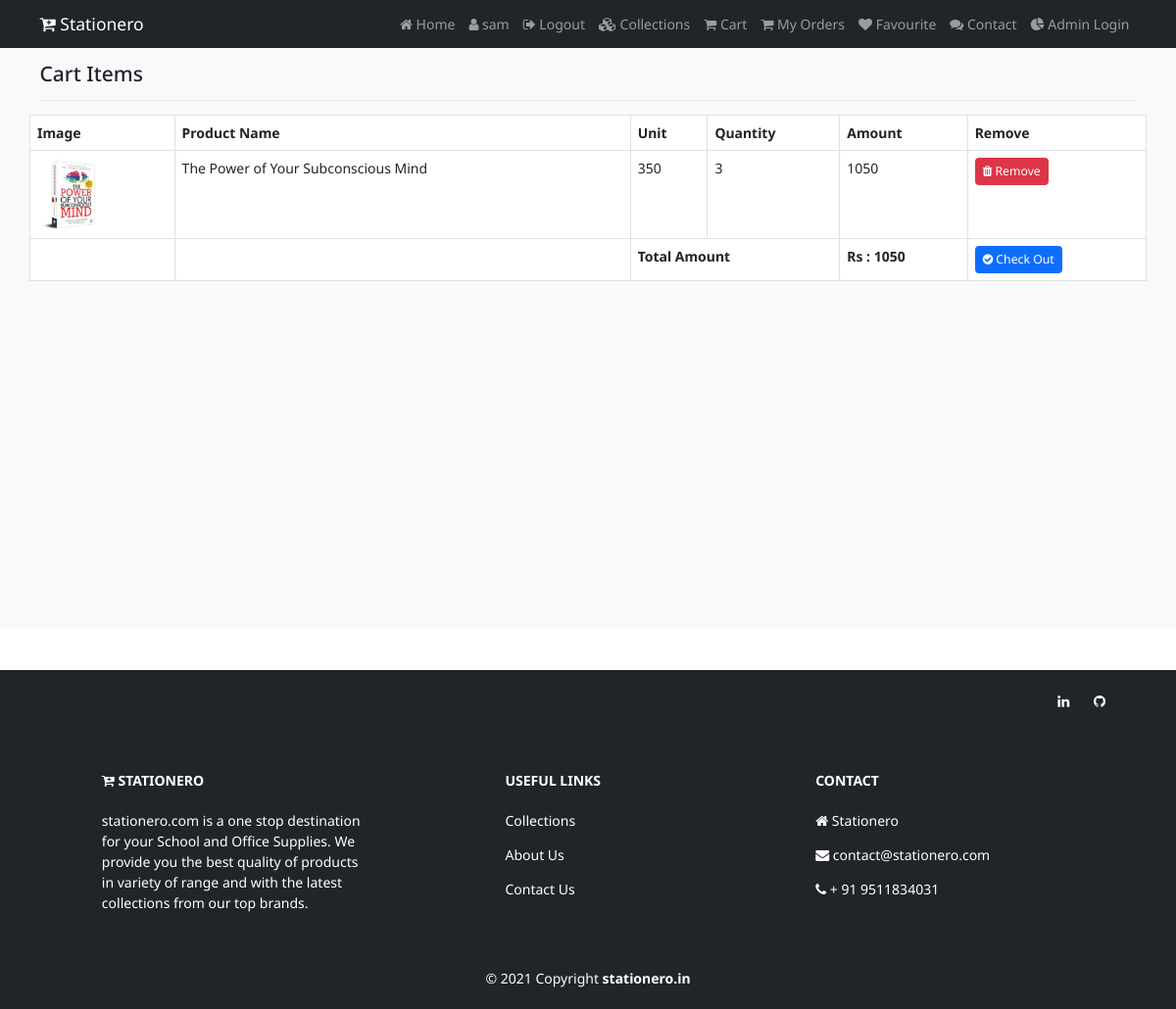
Screenshot of /cart (signed in) with the database file from the repository.
### shop/models.py (models this page shows, shortened)
class Cart(models.Model):
    user=models.ForeignKey(User,on_delete=models.CASCADE)
    product=models.ForeignKey(Product,on_delete=models.CASCADE)
    product_qty=models.IntegerField(null=False,blank=False)
    created_at=models.DateTimeField(auto_now_add=True)
    @property
    def total_cost(self):
        return self.product_qty*self.product.selling_price

class Product(models.Model):
    category=models.ForeignKey(Catagory,on_delete=models.CASCADE)
    name=models.CharField(max_length=150,null=False,blank=False)
    vendor=models.CharField(max_length=150,null=False,blank=False)
    product_image=models.ImageField(upload_to=getFileName,null=True,blank=True)
    quantity=models.IntegerField(null=False,blank=False)
    original_price=models.FloatField(null=False,blank=False)
    selling_price=models.FloatField(null=False,blank=False)
    description=models.TextField(max_length=500,null=False,blank=False)
    status=models.BooleanField(default=False,help_text="0-show,1-Hidden")
    trending=models.BooleanField(default=False,help_text="0-default,1-Trending")
    created_at=models.DateTimeField(auto_now_add=True)

### shop/views.py (the view)
# urls.py: path('cart',views.cart_page, name="cart"),
def cart_page(request):
    if request.user.is_authenticated:
        cart=Cart.objects.filter(user=request.user)
        return render(request, "shop/cart.html",{"cart":cart})
    else:
        return redirect("/")

### shop/templates/shop/cart.html (shortened to what this page needs)
{% extends 'shop/layouts/main.html' %}
{% block content %}
  <section class="bg-light py-4 my-5" style="min-height:600px;">
    <div class="container">
      <div class="row">
        <div class="col-12">
          <h4 class="mb-3">Cart  Items</h4>
          <hr style="border-color:#b8bfc2;">
        </div>
        <table class="table table-bordered">
            <tr>
                <th>Image</th>
                <th>Product Name</th>
                <th>Unit</th>
                <th>Quantity</th>
                <th>Amount</th>
                <th>Remove</th>
            </tr>
            {% for item in cart %}
           <tr>
              <td><img src="{{item.product.product_image.url}}" height="75px" alt="{{item.product.name}}"></td>
              <td>{{item.product.name}}</td>
              <td>{{item.product.selling_price | stringformat:'d'}}</td>
              <td>{{item.product_qty}}</td>
              <td class="amt">{{item.total_cost | stringformat:'d'}}</td>
              <td><a href="{% url 'remove_cart' item.id %}"  onclick="return confirm('Are you sure? to Remove')"  class="btn btn-danger btn-sm"><i class="fa fa-trash"></i> Remove</a></td>
            </tr>
            {% endfor %}
            <tr>
              <td></td>
              <td></td>
              <td colspan="2"><b>Total Amount</b></td>
              <th id="net">0</th>
              <td><a href="{% url 'checkout' %}" onclick="" class="btn btn-primary btn-sm"><i class="fa fa-check-circle"></i> Check Out</a></td>
            </tr>
          </table>
      </div>
      </div>
  </section>
{% endblock content %}

### shop/templates/shop/inc/navbar.html (shortened to what this page needs)
<nav class="navbar navbar-expand-lg navbar-dark bg-dark fixed-top">
    <div class="container">
      <a class="navbar-brand" href="/"><i class="fa fa-cart-plus"></i> Stationero</a>
      <div class="collapse navbar-collapse" id="navbarNav">
        <div class="navbar-nav ms-auto">
          <a class="nav-link" aria-current="page" href="{% url 'home' %}"><i class="fa fa-home"></i> Home</a>
          {% if request.user.is_authenticated %}
            <a class="nav-link" aria-current="page" href="#"><i class="fa fa-user"></i> {{request.user}}</a>
            <a class="nav-link" aria-current="page" href="{% url 'logout' %}"><i class="fa fa-sign-out"></i> Logout</a>
          {% else %}
            <a class="nav-link" href="{% url 'login' %}"><i class="fa fa-sign-in"></i> Login</a>
            <a class="nav-link" href="{% url 'register' %}"><i class="fa fa-users"></i> Register</a>
          {% endif %}
            <a class="nav-link" href="{% url 'collections' %}"><i class="fa fa-cubes"></i> Collections</a>
            <a class="nav-link" href="{% url 'cart' %}"><i class="fa fa-shopping-cart"></i> Cart</a>
            <a class="nav-link" href="{% url 'myorders' %}"><i class="fa fa-shopping-cart"></i> My Orders</a>
            <a class="nav-link" href="{% url 'favviewpage' %}"><i class="fa fa-heart"></i> Favourite</a>
            <a class="nav-link" href="{% url 'contact_form' %}"><i class="fa fa-comments"></i> Contact</a>
            <a class="nav-link" href="admin/login/?next=/admin/"><i class="fa fa-pie-chart" aria-hidden="true"></i> Admin Login</a>
        </div>
    </div>
  </nav>

### static/css/style.css (style rules this page uses)
html { font-size: 14px; }
body { font-family: 'Noto Sans', sans-serif; }
a { text-decoration: none; }

### rows the page displays
Cart: product.product_image (picture), product.name "The Power of Your Subconscious Mind", product.selling_price "350", product_qty "3", total_cost "1050"

### other values shown
{{ request.user }} "sam"
